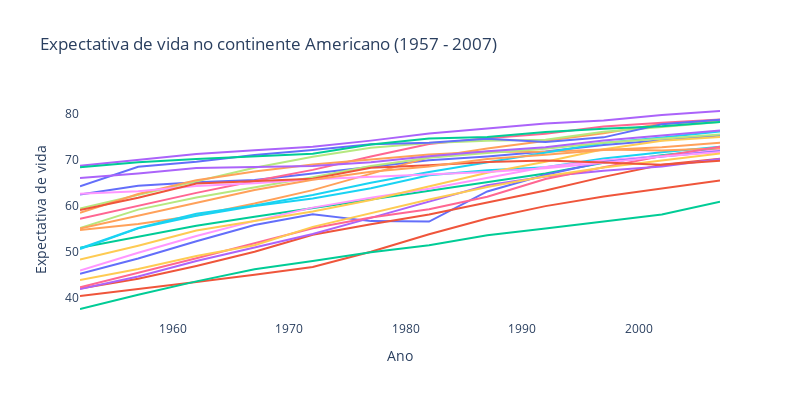

The notebook cell this image was saved under:
### Code cell
fig=px.line(df,x='year',y='lifeExp',title=title,color='country', width=800,height=400)
fig.update_layout(xaxis=dict(title='Ano'),yaxis=dict(title='Expectativa de vida'),plot_bgcolor='white',showlegend=False)
fig.show()

### Figure 1 — Plotly figure (JSON) as saved in the notebook; plotly's stock layout.template omitted (floating-point values rounded to 4 significant figures)
{"data": [{"hovertemplate": "country=Argentina<br>year=%{x}<br>lifeExp=%{y}<extra></extra>", "legendgroup": "Argentina", "line": {"color": "#636efa", "dash": "solid"}, "marker": {"symbol": "circle"}, "mode": "lines", "name": "Argentina", "orientation": "v", "showlegend": true, "type": "scatter", "x": [1952, 1957, 1962, 1967, 1972, 1977, 1982, 1987, 1992, 1997, 2002, 2007], "xaxis": "x", "y": [62.48, 64.4, 65.14, 65.63, 67.06, 68.48, 69.94, 70.77, 71.87, 73.28, 74.34, 75.32], "yaxis": "y"}, {"hovertemplate": "country=Bolivia<br>year=%{x}<br>lifeExp=%{y}<extra></extra>", "legendgroup": "Bolivia", "line": {"color": "#EF553B", "dash": "solid"}, "marker": {"symbol": "circle"}, "mode": "lines", "name": "Bolivia", "orientation": "v", "showlegend": true, "type": "scatter", "x": [1952, 1957, 1962, 1967, 1972, 1977, 1982, 1987, 1992, 1997, 2002, 2007], "xaxis": "x", "y": [40.41, 41.89, 43.43, 45.03, 46.71, 50.02, 53.86, 57.25, 59.96, 62.05, 63.88, 65.55], "yaxis": "y"}, {"hovertemplate": "country=Brazil<br>year=%{x}<br>lifeExp=%{y}<extra></extra>", "legendgroup": "Brazil", "line": {"color": "#00cc96", "dash": "solid"}, "marker": {"symbol": "circle"}, "mode": "lines", "name": "Brazil", "orientation": "v", "showlegend": true, "type": "scatter", "x": [1952, 1957, 1962, 1967, 1972, 1977, 1982, 1987, 1992, 1997, 2002, 2007], "xaxis": "x", "y": [50.92, 53.28, 55.66, 57.63, 59.5, 61.49, 63.34, 65.2, 67.06, 69.39, 71.01, 72.39], "yaxis": "y"}, {"hovertemplate": "country=Canada<br>year=%{x}<br>lifeExp=%{y}<extra></extra>", "legendgroup": "Canada", "line": {"color": "#ab63fa", "dash": "solid"}, "marker": {"symbol": "circle"}, "mode": "lines", "name": "Canada", "orientation": "v", "showlegend": true, "type": "scatter", "x": [1952, 1957, 1962, 1967, 1972, 1977, 1982, 1987, 1992, 1997, 2002, 2007], "xaxis": "x", "y": [68.75, 69.96, 71.3, 72.13, 72.88, 74.21, 75.76, 76.86, 77.95, 78.61, 79.77, 80.65], "yaxis": "y"}, {"hovertemplate": "country=Chile<br>year=%{x}<br>lifeExp=%{y}<extra></extra>", "legendgroup": "Chile", "line": {"color": "#FFA15A", "dash": "solid"}, "marker": {"symbol": "circle"}, "mode": "lines", "name": "Chile", "orientation": "v", "showlegend": true, "type": "scatter", "x": [1952, 1957, 1962, 1967, 1972, 1977, 1982, 1987, 1992, 1997, 2002, 2007], "xaxis": "x", "y": [54.74, 56.07, 57.92, 60.52, 63.44, 67.05, 70.56, 72.49, 74.13, 75.82, 77.86, 78.55], "yaxis": "y"}, {"hovertemplate": "country=Colombia<br>year=%{x}<br>lifeExp=%{y}<extra></extra>", "legendgroup": "Colombia", "line": {"color": "#19d3f3", "dash": "solid"}, "marker": {"symbol": "circle"}, "mode": "lines", "name": "Colombia", "orientation": "v", "showlegend": true, "type": "scatter", "x": [1952, 1957, 1962, 1967, 1972, 1977, 1982, 1987, 1992, 1997, 2002, 2007], "xaxis": "x", "y": [50.64, 55.12, 57.86, 59.96, 61.62, 63.84, 66.65, 67.77, 68.42, 70.31, 71.68, 72.89], "yaxis": "y"}, {"hovertemplate": "country=Costa Rica<br>year=%{x}<br>lifeExp=%{y}<extra></extra>", "legendgroup": "Costa Rica", "line": {"color": "#FF6692", "dash": "solid"}, "marker": {"symbol": "circle"}, "mode": "lines", "name": "Costa Rica", "orientation": "v", "showlegend": true, "type": "scatter", "x": [1952, 1957, 1962, 1967, 1972, 1977, 1982, 1987, 1992, 1997, 2002, 2007], "xaxis": "x", "y": [57.21, 60.03, 62.84, 65.42, 67.85, 70.75, 73.45, 74.75, 75.71, 77.26, 78.12, 78.78], "yaxis": "y"}, {"hovertemplate": "country=Cuba<br>year=%{x}<br>lifeExp=%{y}<extra></extra>", "legendgroup": "Cuba", "line": {"color": "#B6E880", "dash": "solid"}, "marker": {"symbol": "circle"}, "mode": "lines", "name": "Cuba", "orientation": "v", "showlegend": true, "type": "scatter", "x": [1952, 1957, 1962, 1967, 1972, 1977, 1982, 1987, 1992, 1997, 2002, 2007], "xaxis": "x", "y": [59.42, 62.33, 65.25, 68.29, 70.72, 72.65, 73.72, 74.17, 74.41, 76.15, 77.16, 78.27], "yaxis": "y"}, {"hovertemplate": "country=Dominican Republic<br>year=%{x}<br>lifeExp=%{y}<extra></extra>", "legendgroup": "Dominican Republic", "line": {"color": "#FF97FF", "dash": "solid"}, "marker": {"symbol": "circle"}, "mode": "lines", "name": "Dominican Republic", "orientation": "v", "showlegend": true, "type": "scatter", "x": [1952, 1957, 1962, 1967, 1972, 1977, 1982, 1987, 1992, 1997, 2002, 2007], "xaxis": "x", "y": [45.93, 49.83, 53.46, 56.75, 59.63, 61.79, 63.73, 66.05, 68.46, 69.96, 70.85, 72.23], "yaxis": "y"}, {"hovertemplate": "country=Ecuador<br>year=%{x}<br>lifeExp=%{y}<extra></extra>", "legendgroup": "Ecuador", "line": {"color": "#FECB52", "dash": "solid"}, "marker": {"symbol": "circle"}, "mode": "lines", "name": "Ecuador", "orientation": "v", "showlegend": true, "type": "scatter", "x": [1952, 1957, 1962, 1967, 1972, 1977, 1982, 1987, 1992, 1997, 2002, 2007], "xaxis": "x", "y": [48.36, 51.36, 54.64, 56.68, 58.8, 61.31, 64.34, 67.23, 69.61, 72.31, 74.17, 74.99], "yaxis": "y"}, {"hovertemplate": "country=El Salvador<br>year=%{x}<br>lifeExp=%{y}<extra></extra>", "legendgroup": "El Salvador", "line": {"color": "#636efa", "dash": "solid"}, "marker": {"symbol": "circle"}, "mode": "lines", "name": "El Salvador", "orientation": "v", "showlegend": true, "type": "scatter", "x": [1952, 1957, 1962, 1967, 1972, 1977, 1982, 1987, 1992, 1997, 2002, 2007], "xaxis": "x", "y": [45.26, 48.57, 52.31, 55.85, 58.21, 56.7, 56.6, 63.15, 66.8, 69.53, 70.73, 71.88], "yaxis": "y"}, {"hovertemplate": "country=Guatemala<br>year=%{x}<br>lifeExp=%{y}<extra></extra>", "legendgroup": "Guatemala", "line": {"color": "#EF553B", "dash": "solid"}, "marker": {"symbol": "circle"}, "mode": "lines", "name": "Guatemala", "orientation": "v", "showlegend": true, "type": "scatter", "x": [1952, 1957, 1962, 1967, 1972, 1977, 1982, 1987, 1992, 1997, 2002, 2007], "xaxis": "x", "y": [42.02, 44.14, 46.95, 50.02, 53.74, 56.03, 58.14, 60.78, 63.37, 66.32, 68.98, 70.26], "yaxis": "y"}, {"hovertemplate": "country=Haiti<br>year=%{x}<br>lifeExp=%{y}<extra></extra>", "legendgroup": "Haiti", "line": {"color": "#00cc96", "dash": "solid"}, "marker": {"symbol": "circle"}, "mode": "lines", "name": "Haiti", "orientation": "v", "showlegend": true, "type": "scatter", "x": [1952, 1957, 1962, 1967, 1972, 1977, 1982, 1987, 1992, 1997, 2002, 2007], "xaxis": "x", "y": [37.58, 40.7, 43.59, 46.24, 48.04, 49.92, 51.46, 53.64, 55.09, 56.67, 58.14, 60.92], "yaxis": "y"}, {"hovertemplate": "country=Honduras<br>year=%{x}<br>lifeExp=%{y}<extra></extra>", "legendgroup": "Honduras", "line": {"color": "#ab63fa", "dash": "solid"}, "marker": {"symbol": "circle"}, "mode": "lines", "name": "Honduras", "orientation": "v", "showlegend": true, "type": "scatter", "x": [1952, 1957, 1962, 1967, 1972, 1977, 1982, 1987, 1992, 1997, 2002, 2007], "xaxis": "x", "y": [41.91, 44.66, 48.04, 50.92, 53.88, 57.4, 60.91, 64.49, 66.4, 67.66, 68.56, 70.2], "yaxis": "y"}, {"hovertemplate": "country=Jamaica<br>year=%{x}<br>lifeExp=%{y}<extra></extra>", "legendgroup": "Jamaica", "line": {"color": "#FFA15A", "dash": "solid"}, "marker": {"symbol": "circle"}, "mode": "lines", "name": "Jamaica", "orientation": "v", "showlegend": true, "type": "scatter", "x": [1952, 1957, 1962, 1967, 1972, 1977, 1982, 1987, 1992, 1997, 2002, 2007], "xaxis": "x", "y": [58.53, 62.61, 65.61, 67.51, 69, 70.11, 71.21, 71.77, 71.77, 72.26, 72.05, 72.57], "yaxis": "y"}, {"hovertemplate": "country=Mexico<br>year=%{x}<br>lifeExp=%{y}<extra></extra>", "legendgroup": "Mexico", "line": {"color": "#19d3f3", "dash": "solid"}, "marker": {"symbol": "circle"}, "mode": "lines", "name": "Mexico", "orientation": "v", "showlegend": true, "type": "scatter", "x": [1952, 1957, 1962, 1967, 1972, 1977, 1982, 1987, 1992, 1997, 2002, 2007], "xaxis": "x", "y": [50.79, 55.19, 58.3, 60.11, 62.36, 65.03, 67.41, 69.5, 71.45, 73.67, 74.9, 76.19], "yaxis": "y"}, {"hovertemplate": "country=Nicaragua<br>year=%{x}<br>lifeExp=%{y}<extra></extra>", "legendgroup": "Nicaragua", "line": {"color": "#FF6692", "dash": "solid"}, "marker": {"symbol": "circle"}, "mode": "lines", "name": "Nicaragua", "orientation": "v", "showlegend": true, "type": "scatter", "x": [1952, 1957, 1962, 1967, 1972, 1977, 1982, 1987, 1992, 1997, 2002, 2007], "xaxis": "x", "y": [42.31, 45.43, 48.63, 51.88, 55.15, 57.47, 59.3, 62.01, 65.84, 68.43, 70.84, 72.9], "yaxis": "y"}, {"hovertemplate": "country=Panama<br>year=%{x}<br>lifeExp=%{y}<extra></extra>", "legendgroup": "Panama", "line": {"color": "#B6E880", "dash": "solid"}, "marker": {"symbol": "circle"}, "mode": "lines", "name": "Panama", "orientation": "v", "showlegend": true, "type": "scatter", "x": [1952, 1957, 1962, 1967, 1972, 1977, 1982, 1987, 1992, 1997, 2002, 2007], "xaxis": "x", "y": [55.19, 59.2, 61.82, 64.07, 66.22, 68.68, 70.47, 71.52, 72.46, 73.74, 74.71, 75.54], "yaxis": "y"}, {"hovertemplate": "country=Paraguay<br>year=%{x}<br>lifeExp=%{y}<extra></extra>", "legendgroup": "Paraguay", "line": {"color": "#FF97FF", "dash": "solid"}, "marker": {"symbol": "circle"}, "mode": "lines", "name": "Paraguay", "orientation": "v", "showlegend": true, "type": "scatter", "x": [1952, 1957, 1962, 1967, 1972, 1977, 1982, 1987, 1992, 1997, 2002, 2007], "xaxis": "x", "y": [62.65, 63.2, 64.36, 64.95, 65.81, 66.35, 66.87, 67.38, 68.22, 69.4, 70.75, 71.75], "yaxis": "y"}, {"hovertemplate": "country=Peru<br>year=%{x}<br>lifeExp=%{y}<extra></extra>", "legendgroup": "Peru", "line": {"color": "#FECB52", "dash": "solid"}, "marker": {"symbol": "circle"}, "mode": "lines", "name": "Peru", "orientation": "v", "showlegend": true, "type": "scatter", "x": [1952, 1957, 1962, 1967, 1972, 1977, 1982, 1987, 1992, 1997, 2002, 2007], "xaxis": "x", "y": [43.9, 46.26, 49.1, 51.45, 55.45, 58.45, 61.41, 64.13, 66.46, 68.39, 69.91, 71.42], "yaxis": "y"}, {"hovertemplate": "country=Puerto Rico<br>year=%{x}<br>lifeExp=%{y}<extra></extra>", "legendgroup": "Puerto Rico", "line": {"color": "#636efa", "dash": "solid"}, "marker": {"symbol": "circle"}, "mode": "lines", "name": "Puerto Rico", "orientation": "v", "showlegend": true, "type": "scatter", "x": [1952, 1957, 1962, 1967, 1972, 1977, 1982, 1987, 1992, 1997, 2002, 2007], "xaxis": "x", "y": [64.28, 68.54, 69.62, 71.1, 72.16, 73.44, 73.75, 74.63, 73.91, 74.92, 77.78, 78.75], "yaxis": "y"}, {"hovertemplate": "country=Trinidad and Tobago<br>year=%{x}<br>lifeExp=%{y}<extra></extra>", "legendgroup": "Trinidad and Tobago", "line": {"color": "#EF553B", "dash": "solid"}, "marker": {"symbol": "circle"}, "mode": "lines", "name": "Trinidad and Tobago", "orientation": "v", "showlegend": true, "type": "scatter", "x": [1952, 1957, 1962, 1967, 1972, 1977, 1982, 1987, 1992, 1997, 2002, 2007], "xaxis": "x", "y": [59.1, 61.8, 64.9, 65.4, 65.9, 68.3, 68.83, 69.58, 69.86, 69.47, 68.98, 69.82], "yaxis": "y"}, {"hovertemplate": "country=United States<br>year=%{x}<br>lifeExp=%{y}<extra></extra>", "legendgroup": "United States", "line": {"color": "#00cc96", "dash": "solid"}, "marker": {"symbol": "circle"}, "mode": "lines", "name": "United States", "orientation": "v", "showlegend": true, "type": "scatter", "x": [1952, 1957, 1962, 1967, 1972, 1977, 1982, 1987, 1992, 1997, 2002, 2007], "xaxis": "x", "y": [68.44, 69.49, 70.21, 70.76, 71.34, 73.38, 74.65, 75.02, 76.09, 76.81, 77.31, 78.24], "yaxis": "y"}, {"hovertemplate": "country=Uruguay<br>year=%{x}<br>lifeExp=%{y}<extra></extra>", "legendgroup": "Uruguay", "line": {"color": "#ab63fa", "dash": "solid"}, "marker": {"symbol": "circle"}, "mode": "lines", "name": "Uruguay", "orientation": "v", "showlegend": true, "type": "scatter", "x": [1952, 1957, 1962, 1967, 1972, 1977, 1982, 1987, 1992, 1997, 2002, 2007], "xaxis": "x", "y": [66.07, 67.04, 68.25, 68.47, 68.67, 69.48, 70.81, 71.92, 72.75, 74.22, 75.31, 76.38], "yaxis": "y"}, {"hovertemplate": "country=Venezuela<br>year=%{x}<br>lifeExp=%{y}<extra></extra>", "legendgroup": "Venezuela", "line": {"color": "#FFA15A", "dash": "solid"}, "marker": {"symbol": "circle"}, "mode": "lines", "name": "Venezuela", "orientation": "v", "showlegend": true, "type": "scatter", "x": [1952, 1957, 1962, 1967, 1972, 1977, 1982, 1987, 1992, 1997, 2002, 2007], "xaxis": "x", "y": [55.09, 57.91, 60.77, 63.48, 65.71, 67.46, 68.56, 70.19, 71.15, 72.15, 72.77, 73.75], "yaxis": "y"}], "layout": {"height": 400, "legend": {"title": {"text": "country"}, "tracegroupgap": 0}, "plot_bgcolor": "white", "showlegend": false, "title": {"text": "Expectativa de vida no continente Americano (1957 - 2007)"}, "width": 800, "xaxis": {"anchor": "y", "domain": [0, 1], "title": {"text": "Ano"}}, "yaxis": {"anchor": "x", "domain": [0, 1], "title": {"text": "Expectativa de vida"}}}}
